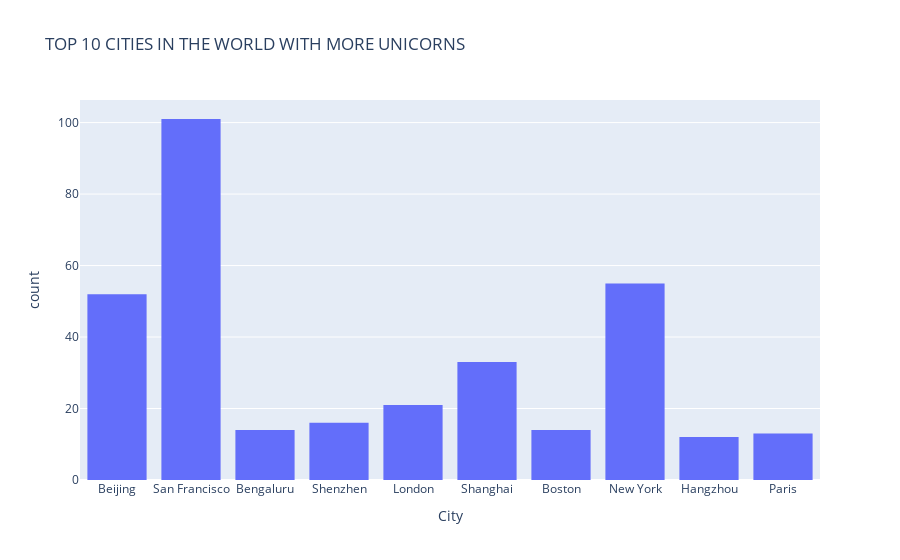

Write notebook code for a chart like this one.
### Code cell
best_city.show()

### Figure 1 — Plotly figure (JSON) as saved in the notebook; plotly's stock layout.template omitted (floating-point values rounded to 4 significant figures; data arrays with more than 128 entries replaced by an {"elided": "..."} marker saying what was removed)
{"data": [{"alignmentgroup": "True", "bingroup": "x", "hovertemplate": "City=%{x}<br>count=%{y}<extra></extra>", "legendgroup": "", "marker": {"color": "#636efa", "pattern": {"shape": ""}}, "name": "", "offsetgroup": "", "orientation": "v", "showlegend": false, "type": "histogram", "x": {"elided": "331 str values"}, "xaxis": "x", "yaxis": "y"}], "layout": {"barmode": "relative", "legend": {"tracegroupgap": 0}, "title": {"text": "TOP 10 CITIES IN THE WORLD WITH MORE UNICORNS"}, "xaxis": {"anchor": "y", "domain": [0, 1], "title": {"text": "City"}}, "yaxis": {"anchor": "x", "domain": [0, 1], "title": {"text": "count"}}}}
